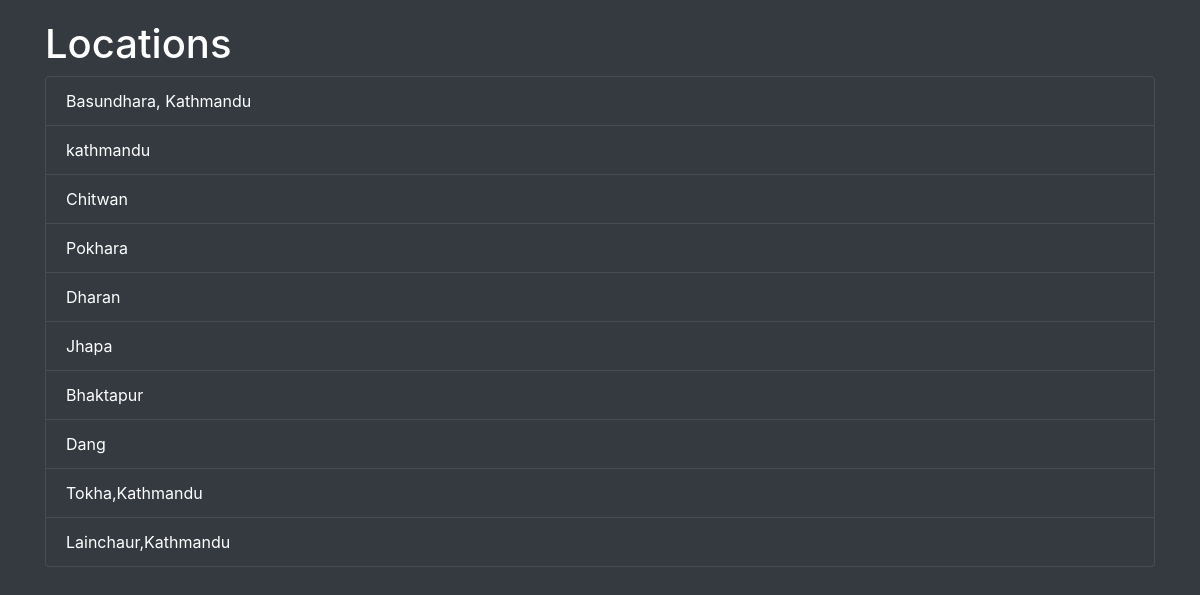
The page /room/locations/ on the database its author committed.
### room/models.py (models this page shows, shortened)
class Location(models.Model):
    name = models.CharField(max_length=100)
    description = models.TextField(blank=True, null=True)

### room/views.py (the view)
# urls.py: path('locations/', locations_list, name='locations_list'),
def locations_list(request):
    locations = Location.objects.all()
    return render(request, 'locations_list.html', {'locations': locations})

### room/templates/locations_list.html (shortened to what this page needs)
<!DOCTYPE html>
<html lang="en">
<head>
    {% load static %}
    <link rel="stylesheet" href="https://stackpath.bootstrapcdn.com/bootstrap/4.5.2/css/bootstrap.min.css"
>
</head>
<body>
<div class="container">
    <h1>Locations</h1>
    <ul class="list-group">
        {% for location in locations %}
            <li class="list-group-item">{{ location.name }}</li>
        {% endfor %}
    </ul>
</div>
</body>
</html>

### room/templates/locations_list.html (style rules this page uses)
body { background-color: #343a40; color: #ffffff; }
.container { padding-top: 20px; }
.list-group-item { background-color: #343a40; border-color: #454d55; }

### rows shown on the page
Location: name "Basundhara, Kathmandu"
Location: name "kathmandu"
Location: name "Chitwan"
Location: name "Pokhara"
Location: name "Dharan"
Location: name "Jhapa"
Location: name "Bhaktapur"
Location: name "Dang"
Location: name "Tokha,Kathmandu"
Location: name "Lainchaur,Kathmandu"
